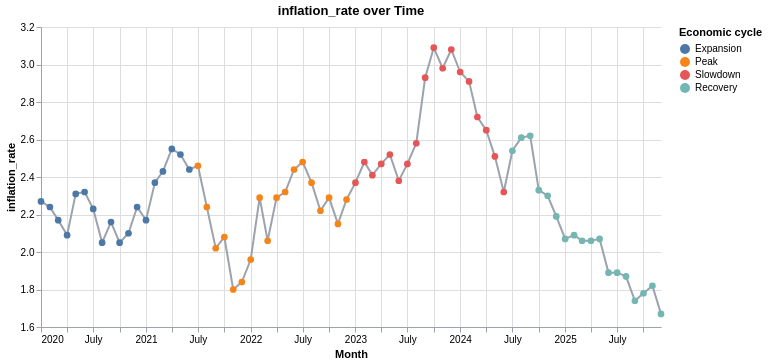

Write notebook code for a chart like this one.
### Code cell
time_series('inflation_rate')

### Figure 1 — Vega-Lite specification as saved in the notebook (floating-point values rounded to 4 significant figures)
{"config": {"view": {"continuousWidth": 300, "continuousHeight": 300, "strokeWidth": 0}, "axis": {"domainColor": "#9ca3af", "labelColor": "#000", "tickColor": "#9ca3af", "titleColor": "#000"}}, "layer": [{"mark": {"type": "line", "color": "#9ca3af"}, "encoding": {"x": {"field": "economic_date", "title": "Month", "type": "temporal"}, "y": {"field": "inflation_rate", "scale": {"zero": false}, "title": "inflation_rate", "type": "quantitative"}}}, {"mark": {"type": "circle", "opacity": 1, "size": 45}, "encoding": {"color": {"field": "economic_cycle", "sort": ["Expansion", "Peak", "Slowdown", "Recovery"], "title": "Economic cycle", "type": "nominal"}, "tooltip": [{"field": "economic_date", "format": "%b %Y", "type": "temporal"}, {"field": "economic_cycle", "type": "nominal"}, {"field": "inflation_rate", "type": "quantitative"}], "x": {"field": "economic_date", "title": "Month", "type": "temporal"}, "y": {"field": "inflation_rate", "scale": {"zero": false}, "title": "inflation_rate", "type": "quantitative"}}}], "data": {"name": "data-34d5e5e0914873e6a47d8b13f704003c"}, "height": 300, "title": "inflation_rate over Time", "width": 620, "$schema": "https://vega.github.io/schema/vega-lite/v5.20.1.json", "datasets": {"data-34d5e5e0914873e6a47d8b13f704003c": [{"economic_date": "2020-01-01T00:00:00", "economic_cycle": "Expansion", "inflation_rate": 2.27}, {"economic_date": "2020-02-01T00:00:00", "economic_cycle": "Expansion", "inflation_rate": 2.24}, {"economic_date": "2020-03-01T00:00:00", "economic_cycle": "Expansion", "inflation_rate": 2.17}, {"economic_date": "2020-04-01T00:00:00", "economic_cycle": "Expansion", "inflation_rate": 2.09}, {"economic_date": "2020-05-01T00:00:00", "economic_cycle": "Expansion", "inflation_rate": 2.31}, {"economic_date": "2020-06-01T00:00:00", "economic_cycle": "Expansion", "inflation_rate": 2.32}, {"economic_date": "2020-07-01T00:00:00", "economic_cycle": "Expansion", "inflation_rate": 2.23}, {"economic_date": "2020-08-01T00:00:00", "economic_cycle": "Expansion", "inflation_rate": 2.05}, {"economic_date": "2020-09-01T00:00:00", "economic_cycle": "Expansion", "inflation_rate": 2.16}, {"economic_date": "2020-10-01T00:00:00", "economic_cycle": "Expansion", "inflation_rate": 2.05}, {"economic_date": "2020-11-01T00:00:00", "economic_cycle": "Expansion", "inflation_rate": 2.1}, {"economic_date": "2020-12-01T00:00:00", "economic_cycle": "Expansion", "inflation_rate": 2.24}, {"economic_date": "2021-01-01T00:00:00", "economic_cycle": "Expansion", "inflation_rate": 2.17}, {"economic_date": "2021-02-01T00:00:00", "economic_cycle": "Expansion", "inflation_rate": 2.37}, {"economic_date": "2021-03-01T00:00:00", "economic_cycle": "Expansion", "inflation_rate": 2.43}, {"economic_date": "2021-04-01T00:00:00", "economic_cycle": "Expansion", "inflation_rate": 2.55}, {"economic_date": "2021-05-01T00:00:00", "economic_cycle": "Expansion", "inflation_rate": 2.52}, {"economic_date": "2021-06-01T00:00:00", "economic_cycle": "Expansion", "inflation_rate": 2.44}, {"economic_date": "2021-07-01T00:00:00", "economic_cycle": "Peak", "inflation_rate": 2.46}, {"economic_date": "2021-08-01T00:00:00", "economic_cycle": "Peak", "inflation_rate": 2.24}, {"economic_date": "2021-09-01T00:00:00", "economic_cycle": "Peak", "inflation_rate": 2.02}, {"economic_date": "2021-10-01T00:00:00", "economic_cycle": "Peak", "inflation_rate": 2.08}, {"economic_date": "2021-11-01T00:00:00", "economic_cycle": "Peak", "inflation_rate": 1.8}, {"economic_date": "2021-12-01T00:00:00", "economic_cycle": "Peak", "inflation_rate": 1.84}, {"economic_date": "2022-01-01T00:00:00", "economic_cycle": "Peak", "inflation_rate": 1.96}, {"economic_date": "2022-02-01T00:00:00", "economic_cycle": "Peak", "inflation_rate": 2.29}, {"economic_date": "2022-03-01T00:00:00", "economic_cycle": "Peak", "inflation_rate": 2.06}, {"economic_date": "2022-04-01T00:00:00", "economic_cycle": "Peak", "inflation_rate": 2.29}, {"economic_date": "2022-05-01T00:00:00", "economic_cycle": "Peak", "inflation_rate": 2.32}, {"economic_date": "2022-06-01T00:00:00", "economic_cycle": "Peak", "inflation_rate": 2.44}, {"economic_date": "2022-07-01T00:00:00", "economic_cycle": "Peak", "inflation_rate": 2.48}, {"economic_date": "2022-08-01T00:00:00", "economic_cycle": "Peak", "inflation_rate": 2.37}, {"economic_date": "2022-09-01T00:00:00", "economic_cycle": "Peak", "inflation_rate": 2.22}, {"economic_date": "2022-10-01T00:00:00", "economic_cycle": "Peak", "inflation_rate": 2.29}, {"economic_date": "2022-11-01T00:00:00", "economic_cycle": "Peak", "inflation_rate": 2.15}, {"economic_date": "2022-12-01T00:00:00", "economic_cycle": "Peak", "inflation_rate": 2.28}, {"economic_date": "2023-01-01T00:00:00", "economic_cycle": "Slowdown", "inflation_rate": 2.37}, {"economic_date": "2023-02-01T00:00:00", "economic_cycle": "Slowdown", "inflation_rate": 2.48}, {"economic_date": "2023-03-01T00:00:00", "economic_cycle": "Slowdown", "inflation_rate": 2.41}, {"economic_date": "2023-04-01T00:00:00", "economic_cycle": "Slowdown", "inflation_rate": 2.47}, {"economic_date": "2023-05-01T00:00:00", "economic_cycle": "Slowdown", "inflation_rate": 2.52}, {"economic_date": "2023-06-01T00:00:00", "economic_cycle": "Slowdown", "inflation_rate": 2.38}, {"economic_date": "2023-07-01T00:00:00", "economic_cycle": "Slowdown", "inflation_rate": 2.47}, {"economic_date": "2023-08-01T00:00:00", "economic_cycle": "Slowdown", "inflation_rate": 2.58}, {"economic_date": "2023-09-01T00:00:00", "economic_cycle": "Slowdown", "inflation_rate": 2.93}, {"economic_date": "2023-10-01T00:00:00", "economic_cycle": "Slowdown", "inflation_rate": 3.09}, {"economic_date": "2023-11-01T00:00:00", "economic_cycle": "Slowdown", "inflation_rate": 2.98}, {"economic_date": "2023-12-01T00:00:00", "economic_cycle": "Slowdown", "inflation_rate": 3.08}, {"economic_date": "2024-01-01T00:00:00", "economic_cycle": "Slowdown", "inflation_rate": 2.96}, {"economic_date": "2024-02-01T00:00:00", "economic_cycle": "Slowdown", "inflation_rate": 2.91}, {"economic_date": "2024-03-01T00:00:00", "economic_cycle": "Slowdown", "inflation_rate": 2.72}, {"economic_date": "2024-04-01T00:00:00", "economic_cycle": "Slowdown", "inflation_rate": 2.65}, {"economic_date": "2024-05-01T00:00:00", "economic_cycle": "Slowdown", "inflation_rate": 2.51}, {"economic_date": "2024-06-01T00:00:00", "economic_cycle": "Slowdown", "inflation_rate": 2.32}, {"economic_date": "2024-07-01T00:00:00", "economic_cycle": "Recovery", "inflation_rate": 2.54}, {"economic_date": "2024-08-01T00:00:00", "economic_cycle": "Recovery", "inflation_rate": 2.61}, {"economic_date": "2024-09-01T00:00:00", "economic_cycle": "Recovery", "inflation_rate": 2.62}, {"economic_date": "2024-10-01T00:00:00", "economic_cycle": "Recovery", "inflation_rate": 2.33}, {"economic_date": "2024-11-01T00:00:00", "economic_cycle": "Recovery", "inflation_rate": 2.3}, {"economic_date": "2024-12-01T00:00:00", "economic_cycle": "Recovery", "inflation_rate": 2.19}, {"economic_date": "2025-01-01T00:00:00", "economic_cycle": "Recovery", "inflation_rate": 2.07}, {"economic_date": "2025-02-01T00:00:00", "economic_cycle": "Recovery", "inflation_rate": 2.09}, {"economic_date": "2025-03-01T00:00:00", "economic_cycle": "Recovery", "inflation_rate": 2.06}, {"economic_date": "2025-04-01T00:00:00", "economic_cycle": "Recovery", "inflation_rate": 2.06}, {"economic_date": "2025-05-01T00:00:00", "economic_cycle": "Recovery", "inflation_rate": 2.07}, {"economic_date": "2025-06-01T00:00:00", "economic_cycle": "Recovery", "inflation_rate": 1.89}, {"economic_date": "2025-07-01T00:00:00", "economic_cycle": "Recovery", "inflation_rate": 1.89}, {"economic_date": "2025-08-01T00:00:00", "economic_cycle": "Recovery", "inflation_rate": 1.87}, {"economic_date": "2025-09-01T00:00:00", "economic_cycle": "Recovery", "inflation_rate": 1.74}, {"economic_date": "2025-10-01T00:00:00", "economic_cycle": "Recovery", "inflation_rate": 1.78}, {"economic_date": "2025-11-01T00:00:00", "economic_cycle": "Recovery", "inflation_rate": 1.82}, {"economic_date": "2025-12-01T00:00:00", "economic_cycle": "Recovery", "inflation_rate": 1.67}]}}
